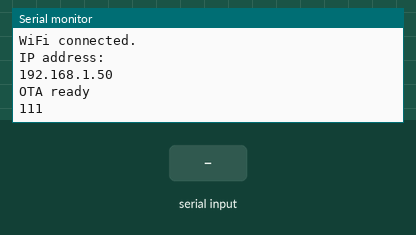
Recording of a sketch running on a simulated ESP8266 (NodeMCU). Parts: the last lines printed to the serial monitor. The test bench sets the inputs (shaded band). WiFi joins after 1.5 s; servers stay silent unless stated; no MQTT or app messages arrive unless stated.

Above: at 2.7 s.
2.8 s: "0\n" received over the second serial link
At 3.91 s:
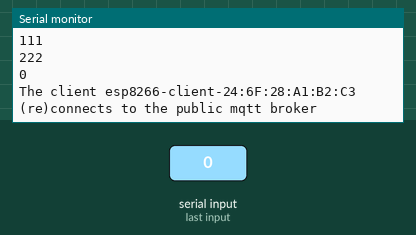
5.4 s: "1\n" received over the second serial link
At 6.9 s:
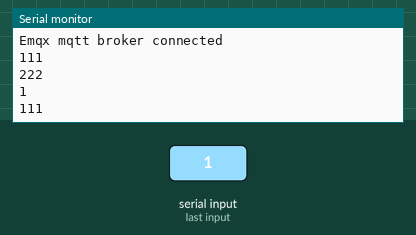
Timing chart, 0 to 8.4 s (numbered marks = the images above; inputs shaded):
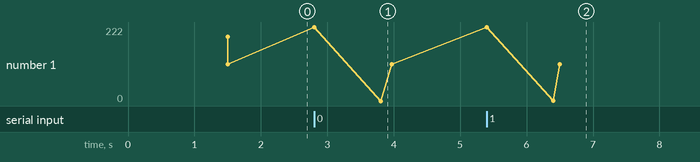

Measured:
- after the input at 2.8 s, the serial monitor: prints a new line at once (image 1)
- after the input at 5.4 s, the serial monitor: prints a new line after 1.0 s (image 2)

The sketch:

esp8266Side.ino
```cpp
#include <ArduinoOTA.h>
#include <SoftwareSerial.h> // defining the software serial library
#include <ESP8266WiFi.h>
#include <PubSubClient.h>

//SoftwareSerial stateSerial(D6,D5); // RX=D6,TX=D5，用于传送relay/led state的软串口
SoftwareSerial ctlSerial(D8,D7); // RX=D8,TX=D7,用于控制灯泡开关的软串口

const char* ssid = "finEsp8266";
const char* password = "123456li";

// MQTT Broker
const char *mqtt_broker = "124.222.94.149";
const int mqtt_port = 1883;
const char *topic = "lamp";  //发布主题lamp
const char *topic2 = "ctl";  //订阅主题ctl
const char *mqtt_username = "admin";
const char *mqtt_password = "123312";

WiFiClient espClient;
PubSubClient mqttClient(espClient);
String sensorState;
String client_id;  // mqtt client id
long lastMsg = 0;  // 记录上一次发送信息的时长

void setup() {
  Serial.begin(9600);
//  stateSerial.begin(9600);
  ctlSerial.begin(9600);

  //connecting to a WiFi network---------------------------
  WiFi.begin(ssid, password);
  Serial.print("Connecting to ");
  Serial.println(ssid);
  while (WiFi.status() != WL_CONNECTED) {
    delay(500);
    Serial.print(".");
  }
  // Print local IP address and start web server
  Serial.println("");
  Serial.println("WiFi connected.");
  Serial.println("IP address: ");
  Serial.println(WiFi.localIP()); // this will display the Ip address of the nodemcu which should be entered into your browser
  //WiFi----------------------------------------------------

  //set mqtt client id
  client_id = "esp8266-client-";
  client_id += String(WiFi.macAddress());
  //set mqtt broker
  mqttClient.setServer(mqtt_broker, mqtt_port);
  mqttClient.setKeepAlive(10); // 设置心跳间隔时间
  mqttClient.setCallback(callback);  // 设定回调方法，当ESP8266收到订阅消息时会调用此方法
  sensorState = "null";

  // OTA设置并启动
  ArduinoOTA.setHostname("ESP8266OTA");
  ArduinoOTA.setPassword("123");
  ArduinoOTA.begin();
  Serial.println("OTA ready");
}

void callback(char *topic, byte *payload, unsigned int length) {
    Serial.print("Message arrived in topic: ");
    Serial.println(topic);
    Serial.print("Message:");
    for (int i = 0; i < length; i++) {
      Serial.print((char)payload[i]); // 打印主题内容
    }
    if ((char)payload[0] == '0') {  // 关闭远程控制模式
        ctlSerial.print('0');
    }else if ((char)payload[0] == '1') {  // 打开远程控制模式
        ctlSerial.print('1');
    }else if ((char)payload[0] == '2') {  // 关灯
        ctlSerial.print('2');
    }else if ((char)payload[0] == '3') {  // 开灯
        ctlSerial.print('3');
    }
    Serial.println();
    Serial.println("-----------------------");
}

void connect() {
  while (!mqttClient.connected()) {
    Serial.printf("The client %s (re)connects to the public mqtt broker\n", client_id.c_str());
    // Attempt to connect
    if (mqttClient.connect(client_id.c_str(), mqtt_username, mqtt_password)) {
      Serial.println("Emqx mqtt broker connected");
      mqttClient.subscribe(topic2);
    } else {
      Serial.print("failed with state ");
      Serial.print(mqttClient.state());
      delay(2000);
   }
  }
}

void loop(){
  ArduinoOTA.handle();

  Serial.println("111");
  while(!ctlSerial.available());
  if(ctlSerial.available()){
    Serial.println("222");
    sensorState = ctlSerial.readStringUntil('\r');
//    ledState = ledState.substring(ledState.length()-1);  // 仅需要最后一个字符
//    Serial.println("ledState: "+ledState);
    Serial.println(sensorState);
  }
  delay(100);  //2000

  if (!mqttClient.connected()) {
    connect();
  }

  mqttClient.loop();  //执行到这里才能调用回调函数

  long now = millis();
  if (now - lastMsg > 100) {  //1000+2000=5.5s   500+1500=4.5s
    lastMsg = now;
//    String msg = "sensor state: "+ledState;
    mqttClient.publish(topic, sensorState.c_str());
  }
  ESP.wdtFeed();  // 喂狗
}
```
